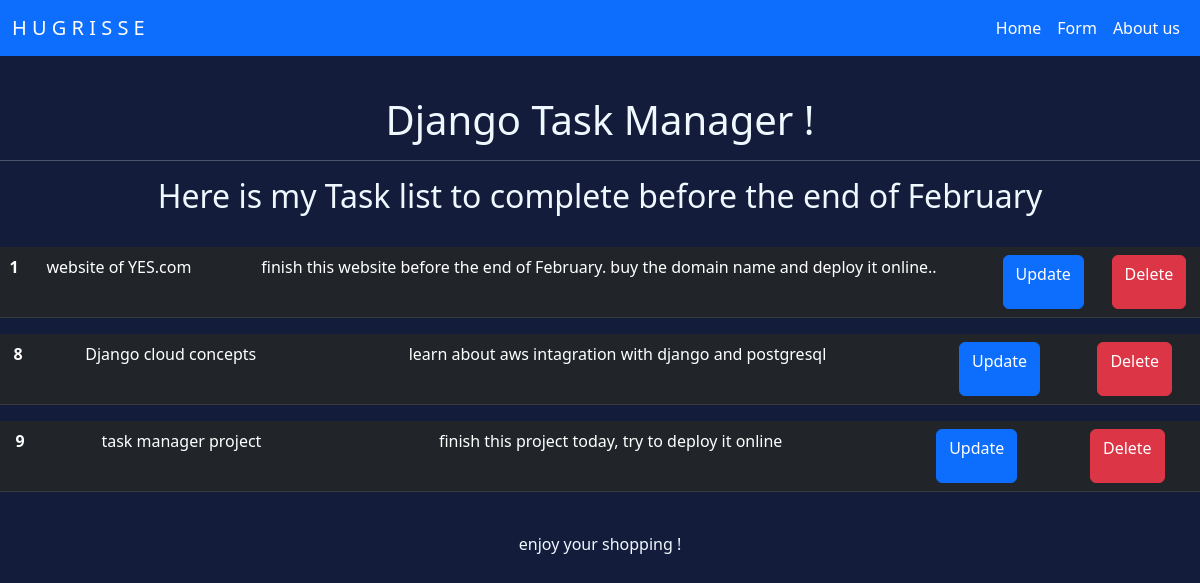
The page / on the database its author committed.
### mainapp/models.py (models this page shows, shortened)
class Task(models.Model):
    title = models.CharField(max_length=50)
    content = models.CharField(max_length=500)
    date_posted = models.DateTimeField(auto_now_add=True)

### mainapp/views.py (the view)
# urls.py: path('', views.home, name='home'),
def home(request):
    taksList = Task.objects.all()
    context = {'tasks' : taksList}
    return render(request, 'home.html', context = context)

### templates/home.html (shortened to what this page needs)
{% extends 'base.html' %}
{% block content %}
<!DOCTYPE html>
<html lang="en">
<head>
</head>
<body>
    <h1> Django Task Manager !</h1>
    <hr>
    <h2>Here is my Task list to complete before the end of February </h2>
    <br>
    {% for task in tasks %}
    <table class="table table-dark">
          <tr>
            <th>{{task.id}}</th>
            <td>{{task.title}}</td>
            <td>{{task.content}}</td>
            <td> <a href="{% url 'updateTask' task.id %}">
              <button type="button" class="btn btn-primary" data-bs-toggle="modal" data-bs-target="#exampleModal">
                <p>Update</p>
            </button>
            </a> </td>
            <td> <a href="{% url 'deleteTask' task.id %}">
              <button type="button" class="btn btn-danger" data-bs-toggle="modal" data-bs-target="#exampleModal">
                  <p>Delete</p>
              </button>
            </a>
          </td>
          </tr>
      </table>
    {% endfor %}
    <br>
    <p>enjoy your shopping !</p>
</body>
</html>
{% endblock %}

### templates/home.html (style rules this page uses)
body { background-color: rgb(19, 29, 59); color: aliceblue; justify-content: center; text-align: center; }
h1 { margin-top: 40px; }

### rows shown on the page
Task: id "1", title "website of YES.com", content "finish this website before the end of February. buy the domain name and deploy it online.."
Task: id "8", title "Django cloud concepts", content "learn about aws intagration with django and postgresql"
Task: id "9", title "task manager project", content "finish this project today, try to deploy it online"
